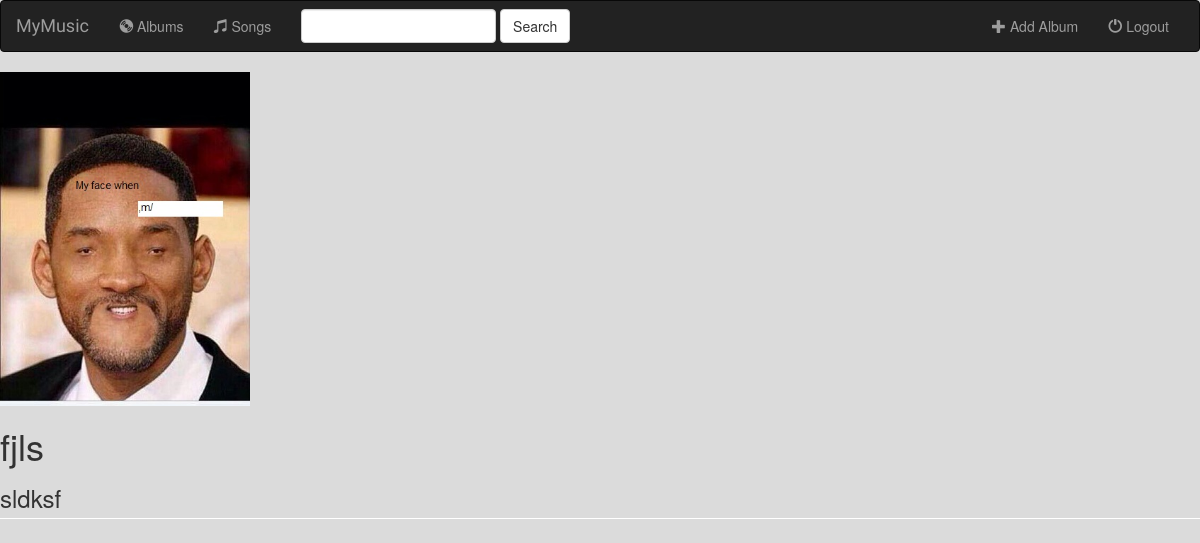
The app's page /music/1/ with its own data.
### music/models.py (models this page shows, shortened)
class Album(models.Model):
    artist = models.CharField(max_length=250)
    album_title = models.CharField(max_length=500)
    genre = models.CharField(max_length=100)
    album_logo = models.FileField()

### music/views.py (the view)
# urls.py: url(r'^(?P<pk>[0-9]+)/$', views.DetailView.as_view(), name='detail'),
class DetailView(generic.DetailView):
    model = Album
    template_name = 'music/detail.html'

### music/templates/music/detail.html (shortened to what this page needs)
{% extends 'music/base.html' %}
{% block body %}
    <img src="{{ album.album_logo.url }}" style="width: 250px;">
    <h1>{{ album.album_title }}</h1>
    <h3>{{ album.artist }}</h3>
{% endblock %}

### music/static/music/style.css (style rules this page uses)
body { background: white url("images/background.png"); }

### records on screen
Album: album_logo (picture), album_title "fjls", artist "sldksf"
